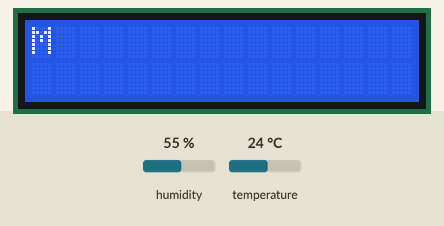
The program below on a simulated Raspberry Pi (BCM pin numbers). Shown: 16×2 character LCD. The inputs (shaded band) are chosen by the test bench; at power-on: humidity 55 %, temperature 24 °C. The clock reads 2024-03-15 10:24:30 at power-on unless the program sets it; web requests get an empty 200 reply after 0.4 s; what the program prints to the terminal is not drawn.

Above: at 1.07 s.
At 1.5 s:
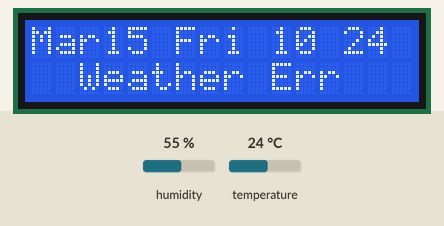
At 8.5 s:
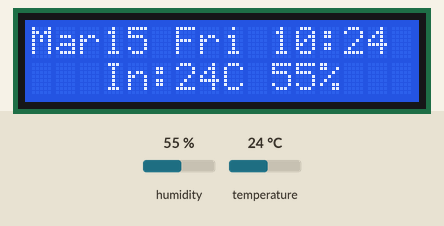
At 15.5 s:
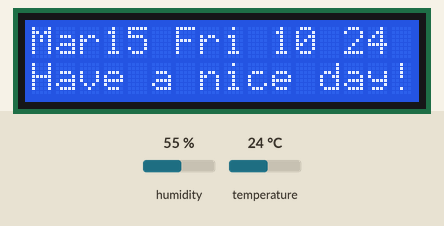
At 25.5 s:
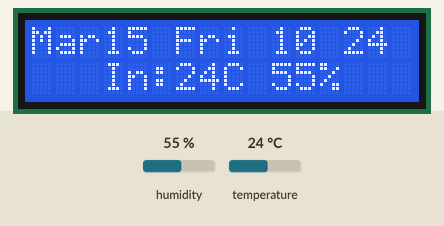
At 38.5 s:
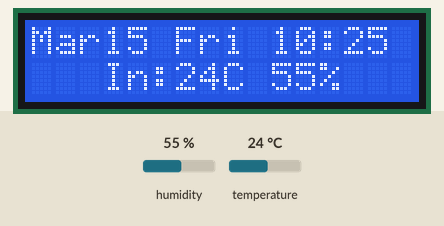

The program:

weather_time.py
```python
import smbus2
import time
import requests
from datetime import datetime
from dotenv import load_dotenv
import os
import board
import adafruit_dht
import json
# from influxdb_client import InfluxDBClient, Point
# from influxdb_client.client.write_api import SYNCHRONOUS

# 載入 .env 檔案
load_dotenv()

# 🛠️ I2C LCD 設定
I2C_ADDR = 0x27  # 如果 i2cdetect 顯示 0x3F，請改為 0x3F
LCD_WIDTH = 16
LCD_CHR = 1
LCD_CMD = 0
LCD_LINE_1 = 0x80
LCD_LINE_2 = 0xC0
LCD_BACKLIGHT = 0x08
ENABLE = 0b00000100

# 在檔案開頭的全域變數區域加入
DHT_PIN = board.D17  # DHT11 連接到 GPIO 17
dht_device = adafruit_dht.DHT11(DHT_PIN)
DISPLAY_SWITCH_TIME = 5  # 每5秒切換一次顯示
CUSTOM_MESSAGE = os.getenv('MESSAGE', 'Have a nice day!')  # 從環境變數讀取自定義訊息

# 在 load_dotenv() 後添加
# INFLUXDB_URL = os.getenv('INFLUXDB_URL', 'http://influxdb:8086')
# INFLUXDB_TOKEN = os.getenv('INFLUXDB_TOKEN', 'your_token')
# INFLUXDB_ORG = os.getenv('INFLUXDB_ORG', 'home')
# INFLUXDB_BUCKET = os.getenv('INFLUXDB_BUCKET', 'weather_data')

# 註解掉 InfluxDB 客戶端初始化
# influxdb_client = InfluxDBClient(
#     url=INFLUXDB_URL,
#     token=INFLUXDB_TOKEN,
#     org=INFLUXDB_ORG
# )
# write_api = influxdb_client.write_api(write_options=SYNCHRONOUS)

# ☁️ 中央氣象局 API
API_KEY = os.getenv('CWB_API_KEY')  # 從環境變數取得 API Key
LOCATION_NAME = os.getenv('LOCATION_NAME', '臺北市')  # 從環境變數取得地點，預設值為臺北市
CWB_URL = f"https://opendata.cwa.gov.tw/api/v1/rest/datastore/F-C0032-001?Authorization={API_KEY}&locationName={LOCATION_NAME}"

bus = smbus2.SMBus(1)

def lcd_byte(bits, mode):
    """發送一個字符到 LCD"""
    high_bits = mode | (bits & 0xF0) | LCD_BACKLIGHT
    low_bits = mode | ((bits << 4) & 0xF0) | LCD_BACKLIGHT

    bus.write_byte(I2C_ADDR, high_bits)
    lcd_toggle_enable(high_bits)
    bus.write_byte(I2C_ADDR, low_bits)
    lcd_toggle_enable(low_bits)

def lcd_toggle_enable(bits):
    """觸發 LCD 使能信號"""
    time.sleep(0.0005)
    bus.write_byte(I2C_ADDR, (bits | ENABLE))
    time.sleep(0.0005)
    bus.write_byte(I2C_ADDR, (bits & ~ENABLE))
    time.sleep(0.0005)

# 定義天氣圖示的動態點陣圖 (每個字符是 5x8 點陣)
weather_symbols = {
    'sunny': [
        [  # 第一幀
            0b00100,
            0b10101,
            0b01110,
            0b11111,
            0b01110,
            0b10101,
            0b00100,
            0b00000
        ],
        [  # 第二幀
            0b00100,
            0b01110,
            0b11111,
            0b11111,
            0b11111,
            0b01110,
            0b00100,
            0b00000
        ]
    ],
    'cloudy': [
        [  # 第一幀
            0b00000,
            0b01110,
            0b10001,
            0b10001,
            0b11111,
            0b00000,
            0b00000,
            0b00000
        ],
        [  # 第二幀
            0b00000,
            0b00000,
            0b01110,
            0b10001,
            0b10001,
            0b11111,
            0b00000,
            0b00000
        ]
    ],
    'rainy': [
        [  # 第一幀
            0b00000,
            0b01110,
            0b10001,
            0b10001,
            0b11111,
            0b00101,
            0b01010,
            0b00000
        ],
        [  # 第二幀
            0b00000,
            0b01110,
            0b10001,
            0b10001,
            0b11111,
            0b01010,
            0b00101,
            0b00000
        ]
    ],
    'thunder': [
        [  # 第一幀
            0b00000,
            0b01110,
            0b10001,
            0b10101,
            0b11111,
            0b00100,
            0b01000,
            0b00000
        ],
        [  # 第二幀
            0b00000,
            0b01110,
            0b10001,
            0b11011,
            0b11111,
            0b01000,
            0b00100,
            0b00000
        ]
    ]
}

# 載入天氣圖示對應
with open('weather_list.json', 'r', encoding='utf-8') as f:
    weather_icons = json.load(f)

def create_custom_char(location, char_map):
    """創建自定義字符"""
    lcd_byte(0x40 | (location * 8), LCD_CMD)
    for line in char_map:
        lcd_byte(line, LCD_CHR)

def create_custom_chars(frame):
    """創建指定幀的自定義字符"""
    create_custom_char(0, weather_symbols['sunny'][frame])
    create_custom_char(1, weather_symbols['cloudy'][frame])
    create_custom_char(2, weather_symbols['rainy'][frame])
    create_custom_char(3, weather_symbols['thunder'][frame])

def lcd_init():
    """初始化 LCD 並加載自定義字符"""
    lcd_byte(0x33, LCD_CMD)
    lcd_byte(0x32, LCD_CMD)
    lcd_byte(0x06, LCD_CMD)
    lcd_byte(0x0C, LCD_CMD)
    lcd_byte(0x28, LCD_CMD)
    lcd_byte(0x01, LCD_CMD)
    time.sleep(0.005)
    create_custom_chars(0)  # 載入第一幀

def lcd_string(message, line):
    """顯示一行文字"""
    message = message.ljust(LCD_WIDTH, " ")
    lcd_byte(line, LCD_CMD)
    for char in message:
        lcd_byte(ord(char), LCD_CHR)

def get_weather():
    """獲取天氣資訊"""
    try:
        response = requests.get(CWB_URL)
        data = response.json()

        # 確保資料存在
        if "records" not in data or "location" not in data["records"] or len(data["records"]["location"]) == 0:
            return "API Data Error"

        location = data["records"]["location"][0]

        # 取得溫度範圍
        min_temp = None
        max_temp = None
        weather = None
        pop = None  # 降雨機率

        # 遍歷所有天氣元素
        for element in location["weatherElement"]:
            if element["elementName"] == "MinT":
                min_temp = element["time"][0]["parameter"]["parameterName"]
            elif element["elementName"] == "MaxT":
                max_temp = element["time"][0]["parameter"]["parameterName"]
            elif element["elementName"] == "Wx":
                weather = element["time"][0]["parameter"]["parameterName"]
            elif element["elementName"] == "PoP":  # 新增降雨機率的處理
                pop = element["time"][0]["parameter"]["parameterName"]

        # 如果有取得溫度和天氣狀況
        if min_temp and max_temp and weather:
            temp = f"{min_temp}-{max_temp}"
            icon_num, weather_text = weather_icons.get(weather, (None, "Unknown"))

            # 如果有降雨機率且天氣和降雨有關,則顯示機率
            rain_related = ["小雨", "中雨", "大雨", "雷陣雨", "局部陣雨", "陰短暫雨"]
            if pop and weather in rain_related:
                weather_text = f"{weather_text}{pop}%"

            if icon_num is not None:
                return f"{temp}C {chr(icon_num)} {weather_text}"
            return f"{temp}C {weather_text}"
        else:
            return "Data Missing"
    except Exception as e:
        print(f"Error: {e}")
        return "Weather Err"

def test_api():
    """測試氣象API回傳的資料結構"""
    try:
        response = requests.get(CWB_URL)
        data = response.json()
        print("API 回應狀態:", response.status_code)

        if "records" in data and "location" in data["records"]:
            location = data["records"]["location"][0]
            print("地點:", location["locationName"])

            # 列出所有氣象元素
            print("\n可用的氣象元素:")
            for element in location["weatherElement"]:
                print(f"- {element['elementName']}: {element['elementDesc']}")
                print(f"  範例值: {element['time'][0]['parameter']['parameterName']}")
                print()
        else:
            print("無法獲取資料，API回傳:", data)
    except Exception as e:
        print(f"API測試發生錯誤: {e}")

def get_indoor_climate():
    """獲取室內溫濕度"""
    try:
        temperature = dht_device.temperature
        humidity = dht_device.humidity
        if temperature is not None and humidity is not None:
            print(f"室內環境: 溫度={temperature}°C, 濕度={humidity}%")
            return f"In:{temperature}C {humidity}%"
        return "DHT Error"
    except Exception as e:
        print(f"DHT11 Error: {e}")
        return "DHT Error"

INDOOR_UPDATE_INTERVAL = 60  # 3分鐘更新一次室內溫濕度
last_indoor_update = 0

def main():
    lcd_init()
    global last_indoor_update

    last_weather_update = 0
    last_indoor_update = 0
    weather_info = "Loading..."
    indoor_info = "Loading..."
    last_time = time.time()
    frame = 0
    display_mode = 0  # 0:天氣, 1:室內, 2:留言

    while True:
        current_time = time.time()
        now = datetime.now()
        separator = ':' if now.second % 2 == 0 else ' '
        time_str = now.strftime(f"%b%d %a %H{separator}%02M")
        centered_time = time_str.center(LCD_WIDTH)

        if current_time - last_weather_update > 60:
            weather_info = get_weather()
            indoor_info = get_indoor_climate()
            last_weather_update = current_time
            last_indoor_update = current_time
            print(f"已更新資訊: {weather_info} | {indoor_info}")

        create_custom_chars(frame)
        frame = (frame + 1) % 2

        lcd_string(centered_time, LCD_LINE_1)

        # 根據顯示模式切換第二行內容
        if display_mode == 0:
            lcd_string(weather_info.center(LCD_WIDTH), LCD_LINE_2)
        elif display_mode == 1:
            lcd_string(indoor_info.center(LCD_WIDTH), LCD_LINE_2)
        else:  # display_mode == 2
            lcd_string(CUSTOM_MESSAGE[:LCD_WIDTH].center(LCD_WIDTH), LCD_LINE_2)

        # 每 DISPLAY_SWITCH_TIME 秒切換一次顯示內容
        if int(time.time()) % DISPLAY_SWITCH_TIME == 0:
            display_mode = (display_mode + 1) % 3  # 在三種模式間循環

        if time.time() - last_indoor_update > INDOOR_UPDATE_INTERVAL:
            indoor_info = get_indoor_climate()
            last_indoor_update = time.time()

        next_time = last_time + 1
        sleep_time = max(0, next_time - time.time())
        time.sleep(sleep_time)
        last_time = next_time

if __name__ == "__main__":
    try:
        main()
    except KeyboardInterrupt:
        print("程式已由使用者中斷")
    except Exception as e:
        print(f"發生錯誤: {e}")
    finally:
        # 清空LCD顯示
        try:
            lcd_byte(0x01, LCD_CMD)
            print("LCD已清空")
        except:
            pass
```
